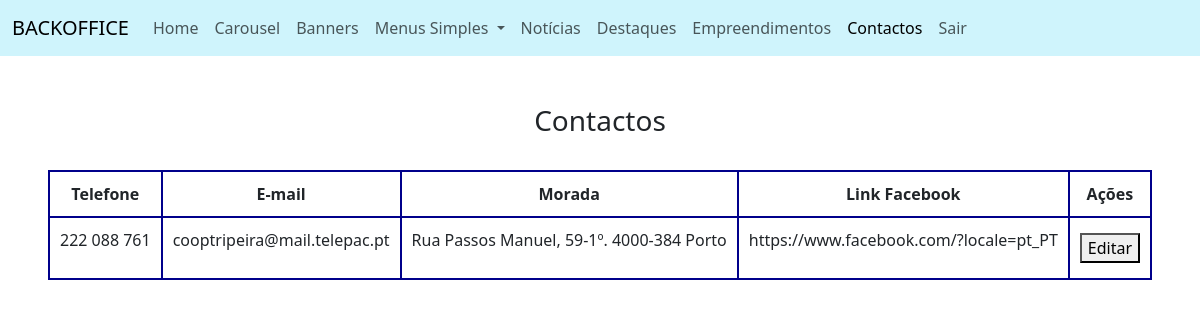
/backoffice/contactos.php (signed in), run on the app's committed database.
### tables this page shows
CREATE TABLE `contactos` (
  `id` int(11) NOT NULL,
  `telefone` varchar(200) NOT NULL,
  `morada` varchar(500) NOT NULL,
  `email` varchar(500) NOT NULL,
  `link_facebook` varchar(1000) NOT NULL
);

### backoffice/contactos.php (called while the page is built, shortened)
<?php
require("componentes/header.php");
require("views/contactos_view.php");
require("componentes/footer.php");
?>

### helpers/base_dados_helper.php (called while the page is built, shortened)
<?php
$conexao = new PDO("mysql:host=localhost;dbname=construcao_e_habitacao_bd;charset=utf8mb4", "root", "");
function selectSQLUnico($sql){
    global $conexao;
    $pesquisa = $conexao->query($sql);
    $resultado = $pesquisa->fetch(PDO::FETCH_ASSOC);
    return $resultado;
}
?>

### helpers/contactos_helper.php (called while the page is built)
<?php
function getContactos(){
    $resultado = selectSQLUnico("SELECT * FROM contactos");
    return $resultado;
}
?>

### backoffice/views/contactos_view.php (the view)
<?php
$contactos = getContactos();
?>
<main class="conatiner my-5 text-center">
<div class="row m-0">
    <div class="col-12">
        <h3>Contactos</h3>
    </div>
</div>
<div class="row mx-0 mt-4">
    <div class="col-12">
        <table>
            <tr>
                <th>Telefone</th>
                <th>E-mail</th>
                <th>Morada</th>
                <th>Link Facebook</th>
                <th>Ações</th>
            </tr>
            <tr>
                <td><?= $contactos["telefone"]; ?></td>
                <td><?= $contactos["email"]; ?></td>
                <td><?= $contactos["morada"]; ?></td>
                <td><?= $contactos["link_facebook"]; ?></td>
                <td>
                    <a href="contactos_editar.php?id=<?= $contactos["id"]; ?>"><button>Editar</button></a>
                </td>
            </tr>
        </table>
    </div>
</div>
</main>

### css/style_backoffice.css (style rules this page uses)
table, th, td { border: 2px solid darkblue !important; border-collapse: collapse !important; padding: 10px; margin: auto !important; }

### data on the page
contactos: telefone "222 088 761", email "cooptripeira@mail.telepac.pt", morada "Rua Passos Manuel, 59-1º. 4000-384 Porto", link_facebook "https://www.facebook.com/?locale=pt_PT"
